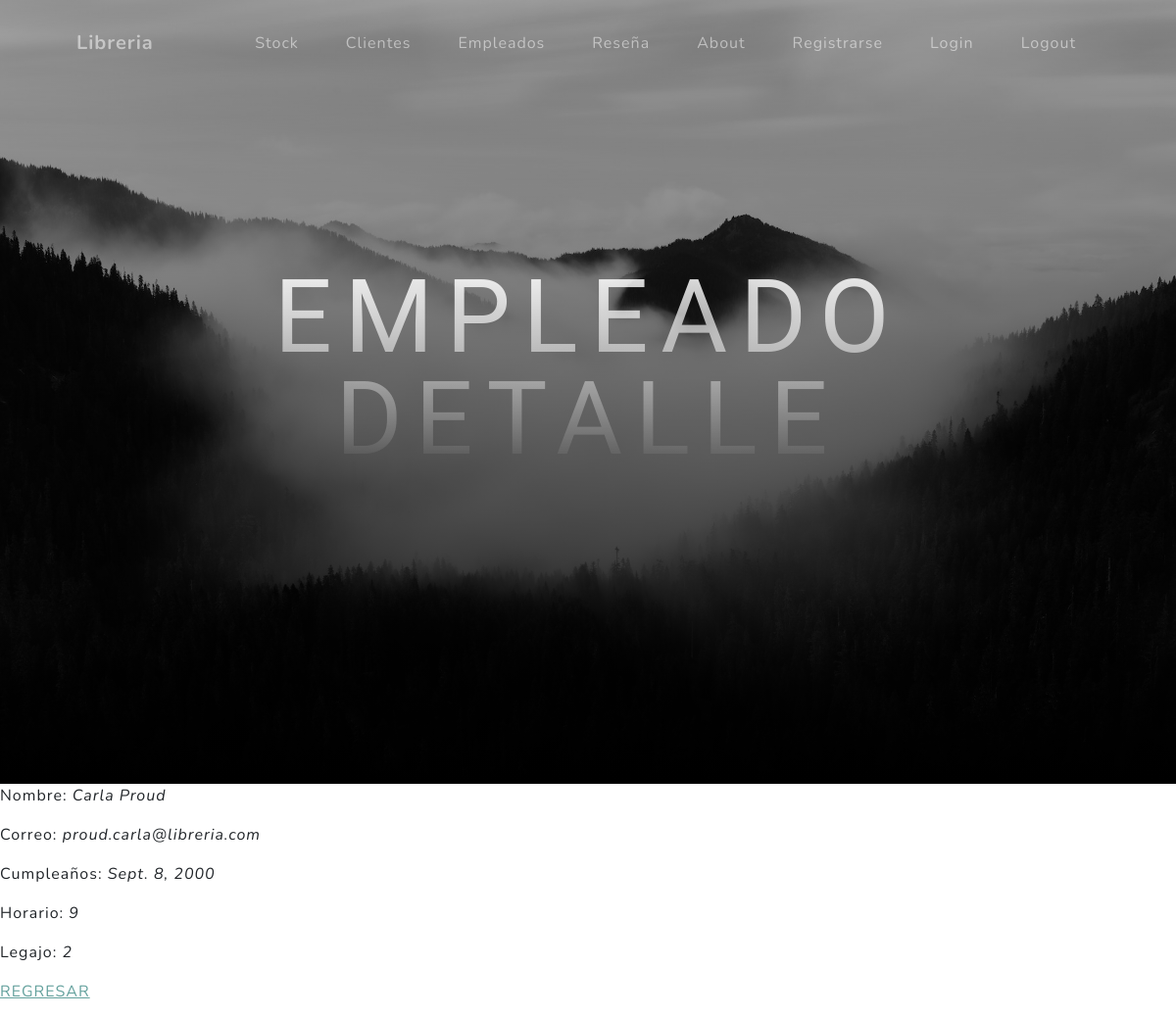
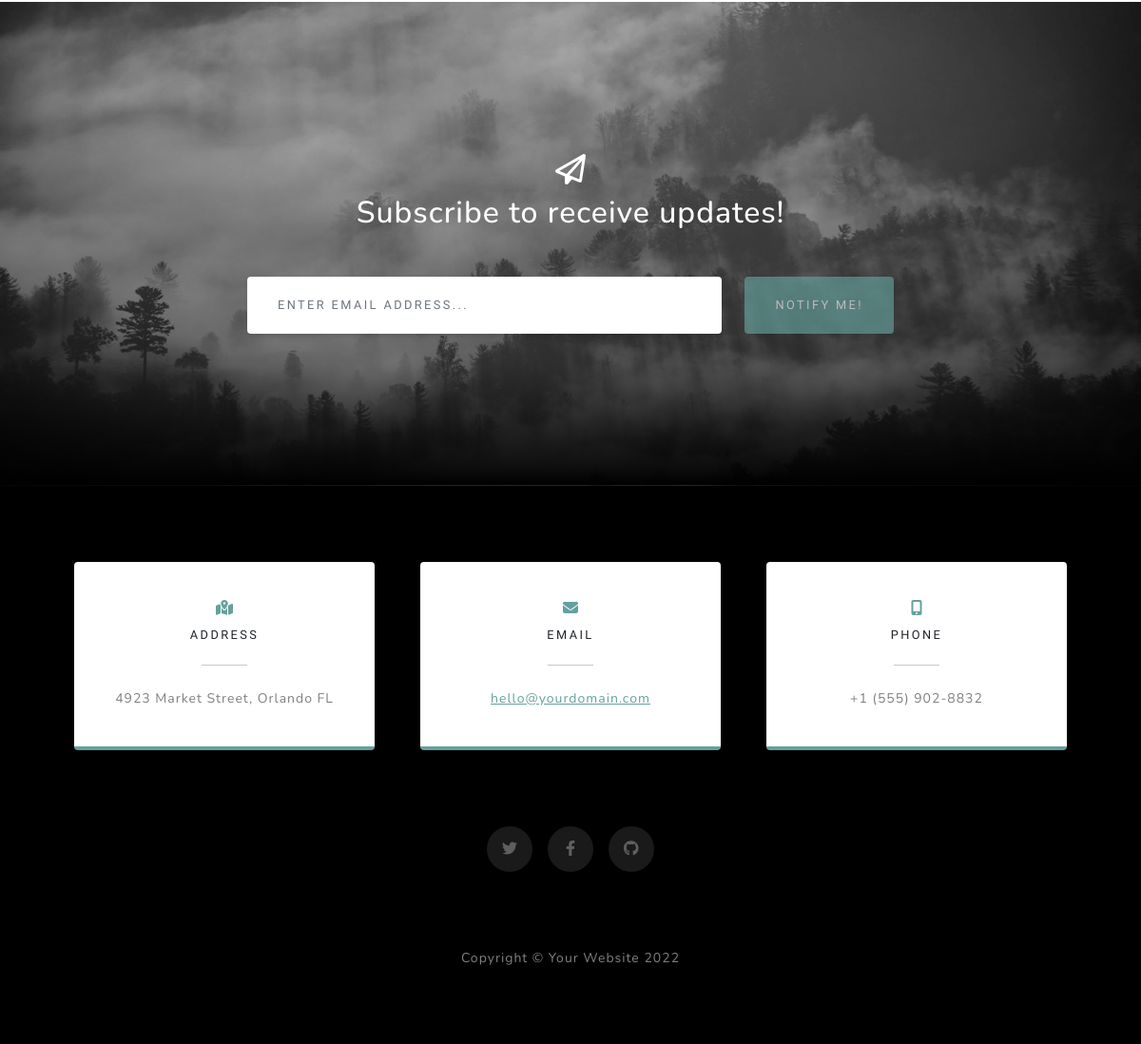
Screenshot of /AppLibreria/empleados/2 with the database file from the repository (2 pictures, top to bottom).
### APP_Libreria/models.py (models this page shows, shortened)
class Empleado(models.Model):
    nombre = models.CharField(max_length=64)
    correo = models.EmailField()
    cumpleaños = models.DateField()
    horario = models.IntegerField()
    legajo = models.IntegerField()

### APP_Libreria/views.py (the view)
# urls.py: path("empleados/<pk>", Empleadodetalle.as_view(), name="empleados_detalle"),
class Empleadodetalle(DetailView):
    model= Empleado
    template_name= "empleados_detalle.html"

### APP_Libreria/templates/empleados_detalle.html
{% extends "inicio.html" %}
{% load static %}
{% block titulo %}
<h1 class="mb-5">EMPLEADO DETALLE</h1>
{% endblock %}
{% block libreria %}
    <p>Nombre: <i>{{ empleado.nombre }}</i></p>
    <p>Correo: <i>{{ empleado.correo }}</i></p>
    <p>Cumpleaños: <i>{{ empleado.cumpleaños }}</i></p>
    <p>Horario: <i>{{ empleado.horario }}</i></p>
    <p>Legajo: <i>{{ empleado.legajo }}</i></p>
<p>
    <a href="{% url 'empleados' %}"> REGRESAR</a>
</p>
{% endblock %}

### rows the page displays
Empleado: nombre "Carla Proud", correo "proud.carla@libreria.com", cumpleaños "Sept. 8, 2000", horario "9", legajo "2"
